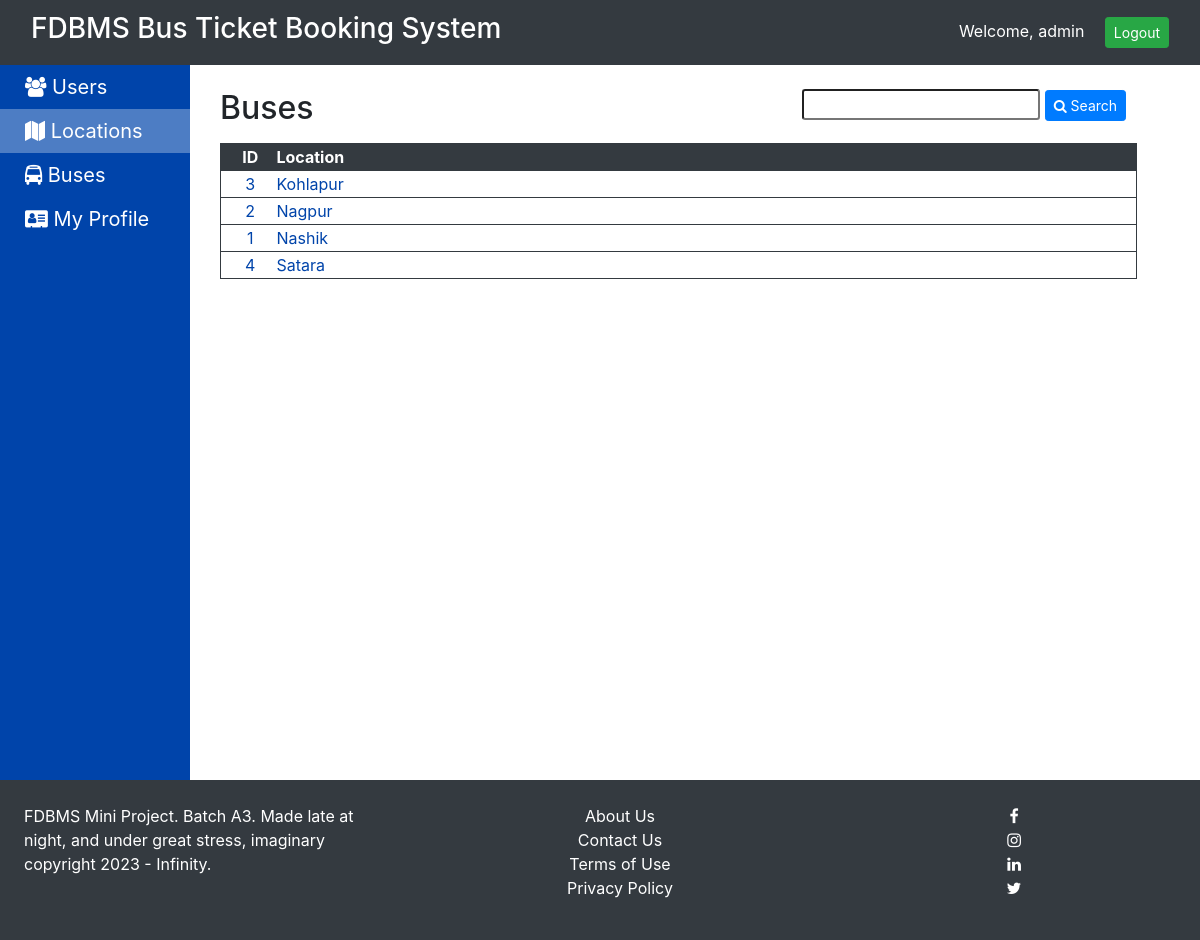
Page /locations.php (signed in) on the committed database.
### tables this page shows
CREATE TABLE `locations` (
  `id` int(5) NOT NULL,
  `name` varchar(25) NOT NULL
);

### locations.php (the view, shortened to what this page needs)
<?php
include 'inc/basic_template.php';
?>
<div class="row mb-2">
    <h2 class="col-md-3">Buses</h2>
    <div class="col-md-8 text-right ml-4">
        <form method="post" action="">
            <input type="text" name="loc" class="form-control-sm"
                value="<?php echo (isset($_POST['loc'])) ? $_POST['loc'] : ""; ?>">
            <button type="submit" class="btn btn-sm btn-primary"><i class="fa fa-search"></i> Search</button>
        </form>
    </div>
</div>
<table width="95%" class="table-con">
    <tr class="head">
        <th width="40px">ID</th>
        <th class="text-left pl-3">Location </th>
    </tr>
    <?php
    $conn = initDB();
    $sql = "select * from locations";
    $sql .= " order by name";
    $res = $conn->query($sql);
    if ($res->num_rows == 0) {
        echo '
    <tr class="row">
        <td colspan="2" class="text-center">No Locations</td>
    </tr>';
    } else {
        while ($row = $res->fetch_assoc()) {
            echo '
        <tr class="content">
            <td>' . $row["id"] . '</td>
            <td class="text-left pl-3">' . $row["name"] . '</td>';
        }
    }
    ?>
</table>
</div>

### css/style.css (style rules this page uses)
body { padding-top: 65px; }
.table-con { width: 95%; }
.table-con .row:first-of-type, .table-con .head { background: #343A40; border: 1px solid #343A40; color: #fff; }
.table-con .content { background: #fff !important; color: #0044aa !important; cursor: pointer; padding: 7px; border-width: 0 1px 1px 1px; border-color: #343A40; border-style: solid; }
.table-con .content td:first-of-type, .table-con .head th:first-of-type { padding-left: 20px; }
.table-con .content td, .table-con .head th { text-align: center; }

### rows in the picture
locations: id "3", name "Kohlapur"
locations: id "2", name "Nagpur"
locations: id "1", name "Nashik"
locations: id "4", name "Satara"

### other values in the picture
$_SESSION['user']['uname'] "admin"
